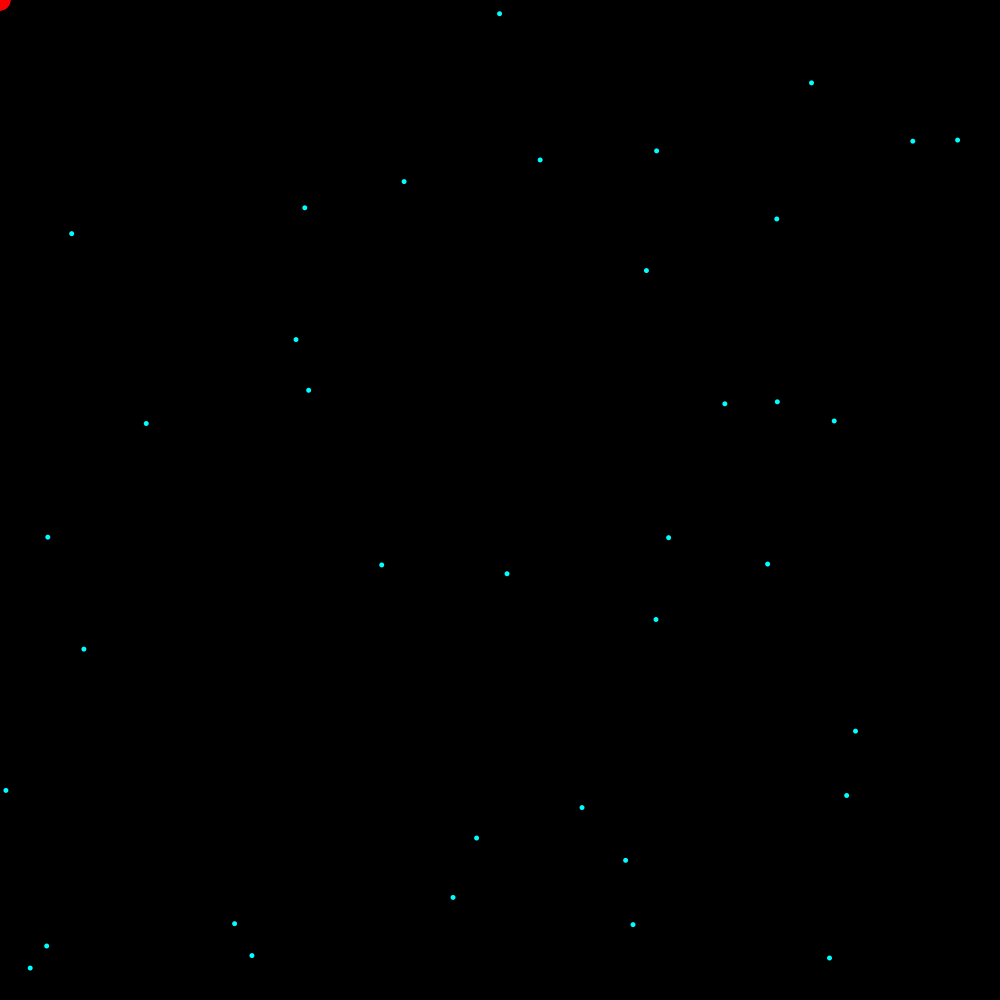
Frame 1 (no input)
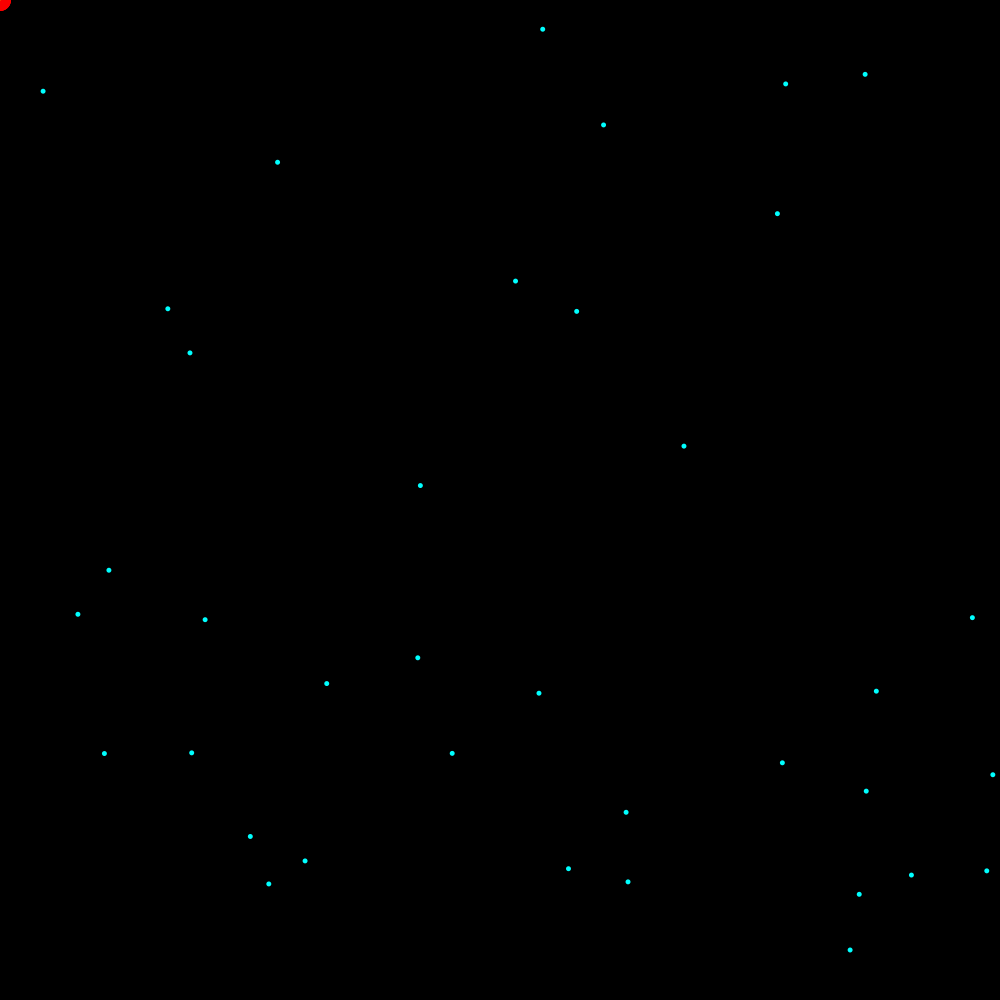
Frame 2 (the mouse pressed at the canvas centre, redrawn once)

The Processing sketch that drew these frames (run headless with seeded random() and noise(); the mouse was pressed at the canvas centre and the sketch redrawn once):

// Processing sketch: sketch4521
// ── sketch4521.pde
float bx = mouseX;
float by = mouseY;
float cx = -500;
float cy = -500;
float dx = -500;
float dy = -500;
float ex = -500;
float ey = -500;
float fx = -500;
float fy = -500;
float gx = -1000;
float gy = 300;
float hx =-1500;
float hy =-500;
float ix =-500;
float iy =-500;
float add=1;
/////////////////////////////////////////////////////////////////////////////////////
void setup(){
background(0);
smooth();
strokeWeight(1);
rectMode(CENTER);
size(1000,1000);
noLoop();
noStroke();
//frameRate(120);
}
/////////////////////////////////////////////////////////////////////////////////////
void draw(){
 add=add+.1;
 background(0);   
  fireflower(bx,by);
  fireflowerRandomB(cx,cy);
  fireflowerSun(dx,dy);
  fireflowerBlue(ex,ey);
  fireflowerRed(fx,fy);
  fireflowerCyan(gx,gy);
  fireflowerGreen(hx,hy);
  fireflowerRandomR(ix,iy);
 //back 
  for (int angle = 0; angle <= 360; angle=angle+10){
float x = random(0,1000) + (sin(radians(angle)) * 8*add);
float y = random(0,1000) + (cos(radians(angle)) * 8*add);
fill(0,255,255);
ellipse(x,y,5,5);
}
  if(255-5*add<0){
  add=0;
  cx = random(1000);
  cy = random(1000);
  dx = random(1000);
  dy += 300 ;
  if (dy>1000){
    dy = -500;
  }
  ex += 1000;
  ey = random(1000);
  if(ex>1500){
    ex =-500;
  }
  fx += random(1000);
  fy += random(1000);
  if(fx>1200){
    fx=-500;
  }
  if(fy>1200){
   fy=-500; 
}
  gx+=300;
if(gx>1000){
  gx=-1000;  
} 
hx +=1000;
hy = random(1000);
if(hx>1000){
  hx=-500;
}
ix += 500;
iy += random(1000);
if(ix>1000){
  ix =0;
}
if(key == 'a'){
  bx = random(1000);
  by = random(1000);
}
}
if(key == 's'){  
 bx = -5000;
 by = -5000; 
}

}
//////////////////////////////////////////////////////////////////////////////////////
void fireflower( float a,  float b){
//purple
for (int angle = 0; angle <= 360; angle=angle+60){
float x = a + (sin(radians(angle)) * 0.5*add);
float y = b + (cos(radians(angle)) * 0.5*add);
fill(200-10*add,100-5*add,255-10*add);
ellipse(x,y,5,5);
}
//blue
for (int angle = 0; angle <= 360; angle=angle+30){
float x = a + (sin(radians(angle)) * 1*add);
float y = b + (cos(radians(angle)) * 1*add);
fill(0,0,255-5*add);
ellipse(x,y,5,5);
}
//magenta
for (int angle = 0; angle <= 360; angle=angle+30){
float x = a + (sin(radians(angle)) * 1.5*add);
float y = b + (cos(radians(angle)) * 1.5*add);
fill(255-5*add,0,255-5*add);
ellipse(x,y,5,5);
}
//cyan
for (int angle = 0; angle <= 360; angle=angle+25){
float x = a + (sin(radians(angle)) * 2*add);
float y = b + (cos(radians(angle)) * 2*add);
fill(0,255-5*add,255-5*add);
ellipse(x,y,5,5);
}
//green
for (int angle = 0; angle <= 360; angle=angle+20){
float x = a + (sin(radians(angle)) * 2.5*add);
float y = b + (cos(radians(angle)) * 2.5*add);
fill(0,255-5*add,0);
ellipse(x,y,5,5);
}
//yellow
for (int angle = 0; angle <= 360; angle=angle+15){
float x = a + (sin(radians(angle)) * 3*add);
float y = b + (cos(radians(angle)) * 3*add);
fill(255-5*add,255-5*add,0);
ellipse(x,y,5,5);
}
//orange
for (int angle = 0; angle <= 360; angle=angle+10){
float x = a + (sin(radians(angle)) * 4*add);
float y = b + (cos(radians(angle)) * 4*add);
fill(255-5*add,170-5*add,0);
ellipse(x,y,8,8);
}
//red
for (int angle = 0; angle <= 360; angle=angle+8){
float x = a + (sin(radians(angle)) * 5*add);
float y = b + (cos(radians(angle)) * 5*add);
fill(255-5*add,0,0);
ellipse(x,y,10,10);
}
}

///////////////////////////////////////////////////////////////////////////////////////
void fireflowerRandomB( float a2,  float b2){
//purple
for (int angle = 0; angle <= 360; angle=angle+60){
float x = a2 + (sin(radians(angle)) * 0.5*add);
float y = b2 + (cos(radians(angle)) * 0.5*add);
fill(random(200)-5*add,100-5*add,255-5*add);
ellipse(x,y,5,5);
}
//blue
for (int angle = 0; angle <= 360; angle=angle+30){
float x = a2 + (sin(radians(angle)) * 1*add);
float y = b2 + (cos(radians(angle)) * 1*add);
fill(0,random(50)-5*add,255-5*add);
ellipse(x,y,5,5);
}
//magenta
for (int angle = 0; angle <= 360; angle=angle+30){
float x = a2 + (sin(radians(angle)) * 1.5*add);
float y = b2 + (cos(radians(angle)) * 1.5*add);
fill(random(255)-5*add,0,random(255)-5*add);
ellipse(x,y,5,5);
}
//cyan
for (int angle = 0; angle <= 360; angle=angle+25){
float x = a2 + (sin(radians(angle)) * 2*add);
float y = b2 + (cos(radians(angle)) * 2*add);
fill(0,random(255)-5*add,random(255)-5*add);
ellipse(x,y,5,5);
}
//green
for (int angle = 0; angle <= 360; angle=angle+20){
float x = a2 + (sin(radians(angle)) * 2.5*add);
float y = b2 + (cos(radians(angle)) * 2.5*add);
fill(0,random(255)-5*add,0);
ellipse(x,y,5,5);
}
} 
//////////////////////////////////////////////////////////////////////////////////////
void fireflowerSun( float a3,  float b3){
//red
for (int angle = 0; angle <= 360; angle=angle+1){
float x = a3 + (sin(radians(angle)) * 0.5*add);
float y = b3 + (cos(radians(angle)) * 0.5*add);
fill(255-5*add,0,0);
ellipse(x,y,5,5);
}
//yellow
for (int angle = 0; angle <= 360; angle=angle+5){
float x = a3 + (sin(radians(angle)) * 0.6*add);
float y = b3 + (cos(radians(angle)) * 0.6*add);
fill(255-5*add,255-5*add,0);
ellipse(x,y,5,5);
}
//red
for (int angle = 0; angle <= 360; angle=angle+8){
float x = a3 + (sin(radians(angle)) * 0.7*add);
float y = b3 + (cos(radians(angle)) * 0.7*add);
fill(255-5*add,0,0);
ellipse(x,y,5,5);
}
//yellow
for (int angle = 0; angle <= 360; angle=angle+10){
float x = a3 + (sin(radians(angle)) * 0.8*add);
float y = b3 + (cos(radians(angle)) * 0.8*add);
fill(255-5*add,255-5*add,0);
ellipse(x,y,5,5);
}
//red
for (int angle = 0; angle <= 360; angle=angle+15){
float x = a3 + (sin(radians(angle)) * 0.9*add);
float y = b3 + (cos(radians(angle)) * 0.9*add);
fill(255-5*add,0,0);
ellipse(x,y,5,5);
}
//yellow
for (int angle = 0; angle <= 360; angle=angle+15){
float x = a3 + (sin(radians(angle)) * 1*add);
float y = b3 + (cos(radians(angle)) * 1*add);
fill(255-5*add,255-5*add,0);
ellipse(x,y,5,5);
}
//red
for (int angle = 0; angle <= 360; angle=angle+5){
float x = a3 + (sin(radians(angle)) * 1*add);
float y = b3 + (cos(radians(angle)) * 1*add);
fill(255-5*add,0,0);
ellipse(x,y,5,5);
}
//orange
for (int angle = 0; angle <= 360; angle=angle+10){
float x = a3 + (sin(radians(angle)) * 1.5*add);
float y = b3 + (cos(radians(angle)) * 1.5*add);
fill(255-5*add,170-5*add,0);
ellipse(x,y,5,5);
} 
}
///////////////////////////////////////////////////////////////////////////////////////
void fireflowerBlue( float a4,  float b4){
//blue
for (int angle = 0; angle <= 360; angle=angle+60){
float x = a4 + (sin(radians(angle)) * 0.5*add);
float y = b4 + (cos(radians(angle)) * 0.5*add);
fill(200-5*add,100-5*add,255-5*add);
fill(0,0,255-5*add);
}
//blue
for (int angle = 0; angle <= 360; angle=angle+30){
float x = a4 + (sin(radians(angle)) * 1*add);
float y = b4 + (cos(radians(angle)) * 1*add);
fill(0,0,255-5*add);
ellipse(x,y,5,5);
}
//blue
for (int angle = 0; angle <= 360; angle=angle+30){
float x = a4 + (sin(radians(angle)) * 1.5*add);
float y = b4 + (cos(radians(angle)) * 1.5*add);
fill(0,0,255-5*add);
ellipse(x,y,5,5);
}
//blue
for (int angle = 0; angle <= 360; angle=angle+25){
float x = a4 + (sin(radians(angle)) * 2*add);
float y = b4 + (cos(radians(angle)) * 2*add);
fill(0,0,255-5*add);
ellipse(x,y,5,5);
}
//blue
for (int angle = 0; angle <= 360; angle=angle+20){
float x = a4 + (sin(radians(angle)) * 2.5*add);
float y = b4 + (cos(radians(angle)) * 2.5*add);
fill(0,0,255-5*add);
ellipse(x,y,5,5);
}
//blue
for (int angle = 0; angle <= 360; angle=angle+15){
float x = a4 + (sin(radians(angle)) * 3*add);
float y = b4 + (cos(radians(angle)) * 3*add);
fill(0,0,255-5*add);
ellipse(x,y,5,5);
}
//blue
for (int angle = 0; angle <= 360; angle=angle+10){
float x = a4 + (sin(radians(angle)) * 4*add);
float y = b4 + (cos(radians(angle)) * 4*add);
fill(0,0,255-5*add);
ellipse(x,y,8,8);
}
//blue
for (int angle = 0; angle <= 360; angle=angle+8){
float x = a4 + (sin(radians(angle)) * 5*add);
float y = b4 + (cos(radians(angle)) * 5*add);
fill(0,0,255-5*add);
ellipse(x,y,10,10);
}
}
//////////////////////////////////////////////////////////////////////////////////////
void fireflowerRed( float a5,  float b5){
//red
for (int angle = 0; angle <= 360; angle=angle+60){
float x = a5 + (sin(radians(angle)) * 0.5*add);
float y = b5 + (cos(radians(angle)) * 0.5*add);
fill(255-5*add,0,0);
ellipse(x,y,5,5);
}
//red
for (int angle = 0; angle <= 360; angle=angle+30){
float x = a5 + (sin(radians(angle)) * 1*add);
float y = b5 + (cos(radians(angle)) * 1*add);
fill(255-5*add,0,0);
ellipse(x,y,5,5);
}
//red
for (int angle = 0; angle <= 360; angle=angle+30){
float x = a5 + (sin(radians(angle)) * 1.5*add);
float y = b5 + (cos(radians(angle)) * 1.5*add);
fill(255-5*add,0,0);
ellipse(x,y,5,5);
}
//red
for (int angle = 0; angle <= 360; angle=angle+25){
float x = a5 + (sin(radians(angle)) * 2*add);
float y = b5 + (cos(radians(angle)) * 2*add);
fill(255-5*add,0,0);
ellipse(x,y,5,5);
}
//red
for (int angle = 0; angle <= 360; angle=angle+20){
float x = a5 + (sin(radians(angle)) * 2.5*add);
float y = b5 + (cos(radians(angle)) * 2.5*add);
fill(255-5*add,0,0);
ellipse(x,y,5,5);
}
//red
for (int angle = 0; angle <= 360; angle=angle+15){
float x = a5 + (sin(radians(angle)) * 3*add);
float y = b5 + (cos(radians(angle)) * 3*add);
fill(255-5*add,0,0);
ellipse(x,y,5,5);
}
//red
for (int angle = 0; angle <= 360; angle=angle+10){
float x = a5 + (sin(radians(angle)) * 4*add);
float y = b5 + (cos(radians(angle)) * 4*add);
fill(255-5*add,0,0);
ellipse(x,y,8,8);
}
//red
for (int angle = 0; angle <= 360; angle=angle+8){
float x = a5 + (sin(radians(angle)) * 5*add);
float y = b5 + (cos(radians(angle)) * 5*add);
fill(255-5*add,0,0);
ellipse(x,y,10,10);
} 
}
//////////////////////////////////////////////////////////////////////////////////////
void fireflowerCyan( float a6,  float b6){
//cyan
for (int angle = 0; angle <= 360; angle=angle+60){
float x = a6 + (sin(radians(angle)) * 0.5*add);
float y = b6 + (cos(radians(angle)) * 0.5*add);
fill(0,255-5*add,255-5*add);
ellipse(x,y,5,5);
}
//cyan
for (int angle = 0; angle <= 360; angle=angle+30){
float x = a6 + (sin(radians(angle)) * 1*add);
float y = b6 + (cos(radians(angle)) * 1*add);
fill(0,255-5*add,255-5*add);
ellipse(x,y,5,5);
}
//cyan
for (int angle = 0; angle <= 360; angle=angle+30){
float x = a6 + (sin(radians(angle)) * 1.5*add);
float y = b6 + (cos(radians(angle)) * 1.5*add);
fill(0,255-5*add,255-5*add);
ellipse(x,y,5,5);
}
//cyan
for (int angle = 0; angle <= 360; angle=angle+25){
float x = a6 + (sin(radians(angle)) * 2*add);
float y = b6 + (cos(radians(angle)) * 2*add);
fill(0,255-5*add,255-5*add);
ellipse(x,y,2,5);
}
//cyan
for (int angle = 0; angle <= 360; angle=angle+20){
float x = a6 + (sin(radians(angle)) * 2.5*add);
float y = b6 + (cos(radians(angle)) * 2.5*add);
fill(0,255-5*add,255-5*add);
ellipse(x,y,5,3);
}
//cyan
for (int angle = 0; angle <= 360; angle=angle+15){
float x = a6 + (sin(radians(angle)) * 3*add);
float y = b6 + (cos(radians(angle)) * 3*add);
fill(0,255-5*add,255-5*add);
ellipse(x,y,10,5);
}
//cyan
for (int angle = 0; angle <= 360; angle=angle+30){
float x = a6 + (sin(radians(angle)) * 4*add);
float y = b6 + (cos(radians(angle)) * 4*add);
fill(0,255-5*add,255-5*add);
ellipse(x,y,8,15);
}
//cyan
for (int angle = 0; angle <= 360; angle=angle+45){
float x = a6 + (sin(radians(angle)) * 5*add);
float y = b6 + (cos(radians(angle)) * 5*add);
fill(0,255-5*add,255-5*add);
ellipse(x,y,20,10);
}
}
//////////////////////////////////////////////////////////////////////////////////////
void fireflowerGreen( float a7,  float b7){
//Green
for (int angle = 0; angle <= 360; angle=angle+60){
float x = a7 + (sin(radians(angle)) * 0.5*add);
float y = b7 + (cos(radians(angle)) * 0.5*add);
fill(0,255-5*add,0);
rect(x,y,1,1);
}
//Green
for (int angle = 0; angle <= 360; angle=angle+30){
float x = a7 + (sin(radians(angle)) * 1*add);
float y = b7 + (cos(radians(angle)) * 1*add);
fill(0,255-5*add,0);
rect(x,y,2,2);
}
//Green
for (int angle = 0; angle <= 360; angle=angle+25){
float x = a7 + (sin(radians(angle)) * 2*add);
float y = b7 + (cos(radians(angle)) * 2*add);
fill(0,255-5*add,0);
rect(x,y,2,2);
}
//Green
for (int angle = 0; angle <= 360; angle=angle+30){
float x = a7 + (sin(radians(angle)) * 3*add);
float y = b7 + (cos(radians(angle)) * 3*add);
fill(0,255-5*add,0);
rect(x,y,3,3);
}
//Green
for (int angle = 0; angle <= 360; angle=angle+60){
float x = a7 + (sin(radians(angle)) * 4*add);
float y = b7 + (cos(radians(angle)) * 4*add);
fill(0,255-5*add,0);
rect(x,y,3,3);
}
}
//////////////////////////////////////////////////////////////////////////////////////
void fireflowerRandomR( float a8,  float b8){
//
for (int angle = 0; angle <= 360; angle=angle+60){
float x = a8 + (sin(radians(angle)) * 0.5*add);
float y = b8 + (cos(radians(angle)) * 0.5*add);
fill(255-10*add,0,random(255)-10*add);
ellipse(x,y,5,5);
}
//
for (int angle = 0; angle <= 360; angle=angle+30){
float x = a8 + (sin(radians(angle)) * 1*add);
float y = b8 + (cos(radians(angle)) * 1*add);
fill(random(255)-5*add,255-5*add,0);
ellipse(x,y,5,5);
}
//
for (int angle = 0; angle <= 360; angle=angle+30){
float x = a8 + (sin(radians(angle)) * 1.5*add);
float y = b8 + (cos(radians(angle)) * 1.5*add);
fill(255-5*add,random(255)-5*add,0);
ellipse(x,y,5,5);
}
//
for (int angle = 0; angle <= 360; angle=angle+25){
float x = a8 + (sin(radians(angle)) * 2*add);
float y = b8 + (cos(radians(angle)) * 2*add);
fill(0,255-5*add,random(255)-5*add);
ellipse(x,y,5,5);
}
//
for (int angle = 0; angle <= 360; angle=angle+20){
float x = a8 + (sin(radians(angle)) * 2.5*add);
float y = b8 + (cos(radians(angle)) * 2.5*add);
fill(255-5*add,random(255)-5*add,0);
ellipse(x,y,5,5);
}
//
for (int angle = 0; angle <= 360; angle=angle+15){
float x = a8 + (sin(radians(angle)) * 3*add);
float y = b8 + (cos(radians(angle)) * 3*add);
fill(random(255-5*add),255-5*add,0);
ellipse(x,y,5,5);
}
//
for (int angle = 0; angle <= 360; angle=angle+10){
float x = a8 + (sin(radians(angle)) * 4*add);
float y = b8 + (cos(radians(angle)) * 4*add);
fill(255-5*add,random(255)-5*add,0);
ellipse(x,y,8,8);
}

}

///////////////////////////////////////////////////////////////////////////////////
void mouseClicked() {
  if(mouseButton == LEFT){
  loop();
  }
  if(mouseButton == RIGHT){
    noLoop();
  }
  bx=mouseX;
  by=mouseY;
  
}
